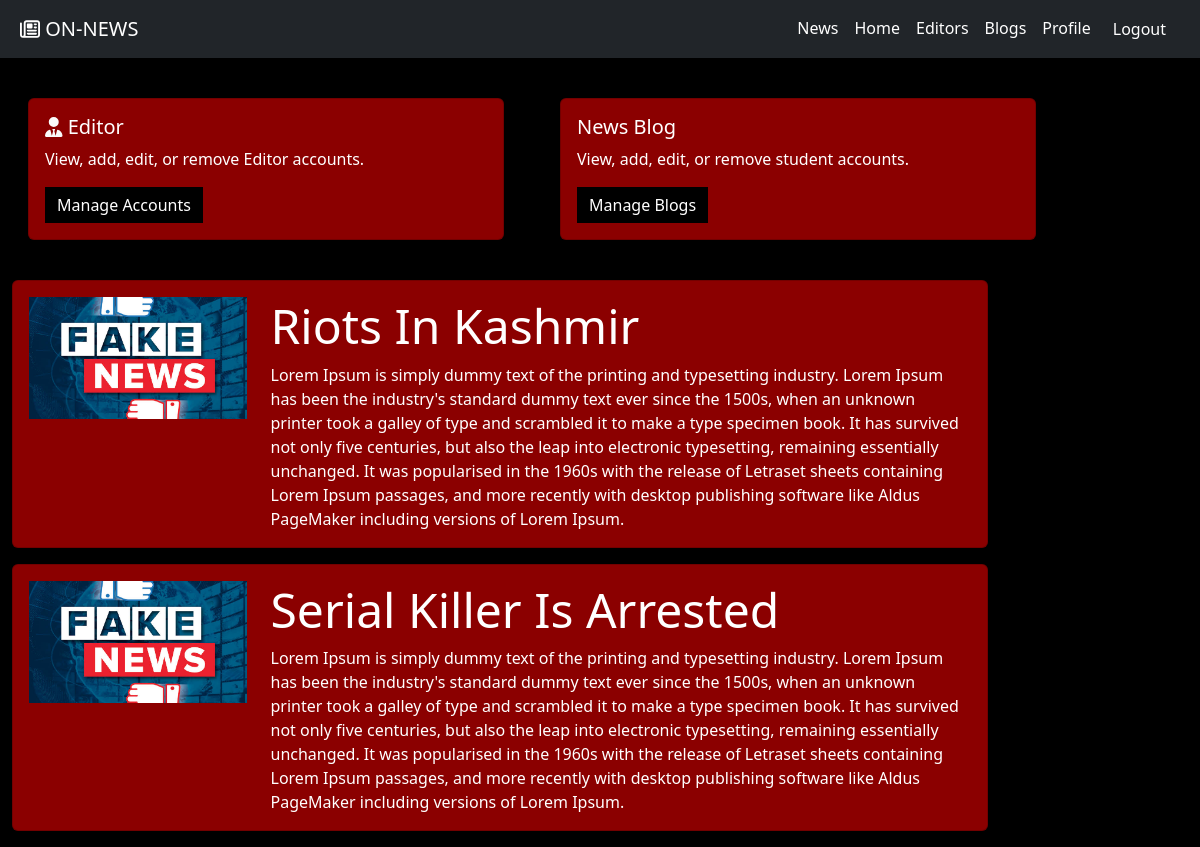
The app's page / (signed in) with its own data.
### onnews/models.py (models this page shows, shortened)
class blogs(models.Model):
    title=models.CharField(max_length=100)
    content=models.TextField()

### onnews/views.py (the view)
# urls.py: 2. Add a URL to urlpatterns:  path('', views.home, name='home')
def home(request):
    if request.user.is_authenticated:
        data=blogs.objects.all()
        return render(request,'main/home.html',{'blogs':data})
    return redirect('main:blogpage')

### templates/main/home.html (shortened to what this page needs)
{% extends "base.html" %}
{% load static %}
{% block body %}
<div class="container-fluid mt-4 w-100">
  <div class="row">
      {% block admin %}
      {% if user.is_superuser %}
      <div class="col-md-5 m-3">
        <div class="card">
          <div class="card-body">
            <h5 class="card-title"><i class="fa-solid fa-user-tie" style="color: #fafafa;"></i> Editor</h5>
            <p class="card-text">View, add, edit, or remove Editor accounts.</p>
            <a href="{% url 'main:addeditor' %}" class="btn btn-primary">Manage Accounts</a>
          </div>
        </div>
      </div>{% endif %}
      <div class="col-md-5 m-3">
        <div class="card">
          <div class="card-body">
            <h5 class="card-title">News Blog </h5>
            <p class="card-text">View, add, edit, or remove student accounts.</p>
            <a href="{% url 'main:blog_add' %}" class="btn btn-primary">Manage Blogs</a>
          </div>
        </div>
      </div>
      {% endblock admin %}
<div class="container mt-4">
  <div class="row">
      {% for blog in blogs %}
      <div class="col-10 mb-3">
          <div class="card">
              <div class="card-body">
                  <div class="row">
                  <div class="col-3">
                      <img src="{% static 'image/news.jpeg' %}" class="img-fluid">
                  </div>
                  <div class="col-9">
                      <h5 class="card-title display-5">{{ blog.title|title }}</h5>
                      <p class="card-text">{{ blog.content }}</p>
                  </div>
              </div>
              </div>
          </div>
      </div>
      {% endfor %}
      </div>
    </div>
    </div>
  </div>
</div>
{% endblock body %}

### templates/base.html (shortened to what this page needs)
{% load static %}
<!DOCTYPE html>
<html lang="en">
<head>
    <link rel="stylesheet" href="{% static 'css/bootstrap.css' %}">
    <link href="{% static 'fontawesomefree/css/all.min.css' %}" rel="stylesheet" type="text/css">
</head>
<body>
      <div class="container-fluid m-0 p-0 cf">
      <nav class="navbar navbar-expand-lg navbar-light bg-light p-2 m-0 bg-dark w-100">
        <div class="container-fluid ">
          <a class="navbar-brand" href="{% url 'main:home' %}"> <i class="fa-regular fa-newspaper"></i> ON-NEWS</a>
          <div class="collapse navbar-collapse" id="navbarSupportedContent">
            <ul class="navbar-nav ms-auto mb-2 mb-lg-0">
              <li class="nav-item">
                <a class="nav-link" href="{% url 'main:blogpage' %}">News</a>
              </li>
              {% if user.is_staff %}
              <li class="nav-item">
                <a class="nav-link" aria-current="page" href="{% url 'main:home' %}">Home</a>
            </li>
            {% if user.is_superuser %}
              <li class="nav-item">
                <a class="nav-link" href="{% url 'main:addeditor' %}">Editors</a>
              </li>
              {% endif %}
              <li class="nav-item">
                <a class="nav-link" href="{% url 'main:blog_add' %}">Blogs</a>
              </li>
              <li class="nav-item">
                <a class="nav-link" href="{% url 'main:profile' %}">Profile</a>
              </li>
              <li class="nav-item">
                <a class="nav-link">
                  <form action="{% url 'main:logout' %}" method="post">
                    <button type="submit" style="border:none; background:none; color:white;">Logout</button>
                  </form>
                  </a>
              </li>
              {% endif %}
            </ul>
          </div>
        </div>
      </nav>
    {% block body %}
    {% endblock body %}
</body>
</html>

### templates/base.html (style rules this page uses)
.cf { background-color:black; height:100vh; position:absolute; overflow:scroll; }
.navbar-nav .nav-link { color: white; }
.card { background-color:darkred; }
.btn-primary { border:none; border-radius:0; background-color:black; }
.navbar-brand,.nav-link,.card-title,.card-text,.card-header,form { color:white; }

### records on screen
blogs: title "Riots In Kashmir", content "Lorem Ipsum is simply dummy text of the printing and typesetting industry. Lorem Ipsum has been the industry's standard dummy text ever since the 1500s, when an unknown printer took a galley of type and scrambled it to make a type specimen book. It has survived not only five centuries, but also the leap into electronic typesetting, remaining essentially unchanged. It was popularised in the 1960s with the release of Letraset sheets containing Lorem Ipsum passages, and more recently with desktop publishing software like Aldus PageMaker including versions of Lorem Ipsum."
blogs: title "Serial Killer Is Arrested", content "Lorem Ipsum is simply dummy text of the printing and typesetting industry. Lorem Ipsum has been the industry's standard dummy text ever since the 1500s, when an unknown printer took a galley of type and scrambled it to make a type specimen book. It has survived not only five centuries, but also the leap into electronic typesetting, remaining essentially unchanged. It was popularised in the 1960s with the release of Letraset sheets containing Lorem Ipsum passages, and more recently with desktop publishing software like Aldus PageMaker including versions of Lorem Ipsum."
